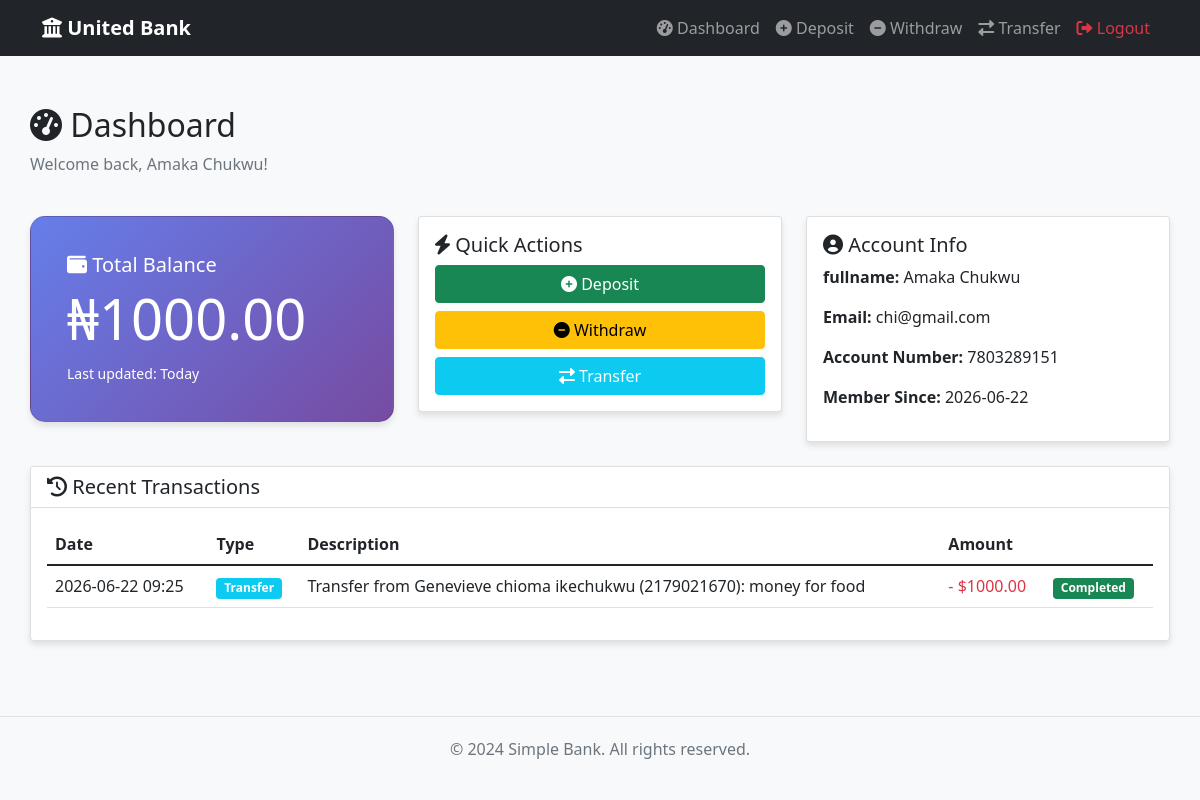
Page /dashboard (signed in) on the committed database.
### app.py (models this page shows)
class User(db.Model,UserMixin):
    id = db.Column(db.Integer,primary_key=True)
    fullname = db.Column(db.String(100),nullable =False)
    phone = db.Column(db.String(20), nullable =False)
    email = db.Column(db.String(120), nullable =False)
    password = db.Column(db.String(200), nullable = False)
    created_at = db.Column(db.DateTime, default= datetime.utcnow)
    balance = db.Column(db.Float, default=0.0)
    acc_no = db.Column(db.String(10), unique=True, nullable=False, default=generate_account_number)

class Transaction(db.Model):
    id = db.Column(db.Integer,primary_key=True)
    user_id = db.Column(db.Integer,db.ForeignKey('user.id'),nullable = False)
    type = db.Column(db.String(10), nullable = False)
    account = db.Column(db.Float,nullable= False)
    description = db.Column(db.String(100), nullable= False)
    timestamp = db.Column(db.DateTime,nullable =False,default= datetime.utcnow)

### app.py (the view)
@app.route('/dashboard')
@login_required
def dashboard():
    user = current_user
    transactions= Transaction.query.filter_by(user_id=user.id).order_by(Transaction.timestamp.desc()).all()
    return render_template('dashboard.html',user=user,transactions=transactions)

### app.py (called while the page is built)
@login_manger.user_loader
def load_user(user_id):
    return User.query.get(int(user_id))

### templates/dashboard.html (shortened to what this page needs)
{% extends "base.html" %}
{% block content %}
<div class="row">
    <div class="col-md-12 mb-4">
        <h2><i class="fas fa-tachometer-alt"></i> Dashboard</h2>
        <p class="text-muted">Welcome back, {{ user.fullname if user else 'User' }}!</p>
    </div>
</div>
<div class="row">
    <div class="col-md-4 mb-4">
        <div class="card balance-card card-shadow">
            <div class="card-body">
                <h5 class="card-title">
                    <i class="fas fa-wallet"></i> Total Balance
                </h5>
                <h2 class="display-4"> ₦{{ "%.2f"|format(user.balance if user else 0) }}</h2>
                <p class="card-text">
                    <small>Last updated: {{ now if now else 'Today' }}</small>
                </p>
            </div>
        </div>
    </div>
    <div class="col-md-4 mb-4">
        <div class="card card-shadow">
            <div class="card-body">
                <h5 class="card-title"><i class="fas fa-bolt"></i> Quick Actions</h5>
                <div class="d-grid gap-2">
                    <a href="{{ url_for('deposit') }}" class="btn btn-success">
                        <i class="fas fa-plus-circle"></i> Deposit
                    </a>
                    <a href="{{ url_for('withdraw') }}" class="btn btn-warning">
                        <i class="fas fa-minus-circle"></i> Withdraw
                    </a>
                    <a href="{{ url_for('transfer') }}" class="btn btn-info text-white">
                        <i class="fas fa-exchange-alt"></i> Transfer
                    </a>
                </div>
            </div>
        </div>
    </div>
    <div class="col-md-4 mb-4">
        <div class="card card-shadow">
            <div class="card-body">
                <h5 class="card-title"><i class="fas fa-user-circle"></i> Account Info</h5>
                <p><strong>fullname:</strong> {{ user.fullname if user else 'N/A' }}</p>
                <p><strong>Email:</strong> {{ user.email if user else 'N/A' }}</p>
                <p><strong>Account Number:</strong> {{ user.acc_no if user else 'N/A'}}</p>
                <p><strong>Member Since:</strong> {{ user.created_at.strftime('%Y-%m-%d') if user and user.created_at else 'N/A' }}</p>
            </div>
        </div>
    </div>
</div>
<div class="row">
    <div class="col-md-12">
        <div class="card card-shadow">
            <div class="card-header bg-white">
                <h5 class="mb-0"><i class="fas fa-history"></i> Recent Transactions</h5>
            </div>
            <div class="card-body">
                {% if transactions %}
                    <div class="table-responsive">
                        <table class="table table-hover">
                            <thead>
                                <tr>
                                    <th>Date</th>
                                    <th>Type</th>
                                    <th>Description</th>
                                    <th>Amount</th>
                                </tr>
                            </thead>
                            <tbody>
                                {% for transaction in transactions %}
                                    <tr>
                                        <td>{{ transaction.timestamp.strftime('%Y-%m-%d %H:%M') if transaction.timestamp else 'N/A' }}</td>
                                        <td>
                                            {% if transaction.type == 'deposit' %}
                                                <span class="badge bg-success">Deposit</span>
                                            {% elif transaction.type == 'withdraw' %}
                                                <span class="badge bg-danger">Withdraw</span>
                                            {% else %}
                                                <span class="badge bg-info">Transfer</span>
                                            {% endif %}
                                        </td>
                                        <td>{{ transaction.description }}</td>
                                        <td class="{% if transaction.type in ['deposit', 'transfer_in'] %}text-success{% else %}text-danger{% endif %}">
                                            {% if transaction.type in ['deposit', 'transfer_in'] %}+{% else %}-{% endif %}
                                            ${{ "%.2f"|format(transaction.account) }}
                                        </td>
                                        <td><span class="badge bg-success">Completed</span></td>
                                    </tr>
                                {% endfor %}
                            </tbody>
                        </table>
                    </div>
                {% else %}
                    <p class="text-muted text-center">No transactions yet. Start banking today!</p>
                {% endif %}
            </div>
        </div>
    </div>
</div>
{% endblock %}

### templates/base.html (style rules this page uses)
body { background-color: #f8f9fa; min-height: 100vh; }
.card-shadow { box-shadow: 0 4px 6px rgba(0,0,0,0.1); }
.balance-card { background: linear-gradient(135deg, #667eea 0%, #764ba2 100%); color: white; border-radius: 15px; padding: 20px; }

### rows in the picture
User: fullname "Amaka Chukwu", balance "1000.00", email "chi@gmail.com", acc_no "7803289151", created_at "2026-06-22"
Transaction: type "Transfer", account "1000.00"

### other values in the picture
{{ now if now else 'Today' }} "Today"
